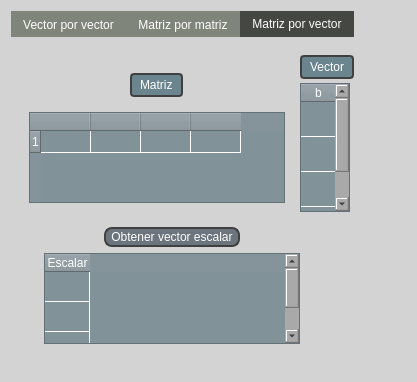
<?xml version="1.0" encoding="UTF-8"?>
<ui version="4.0">
 <class>main_widget</class>
 <widget class="QWidget" name="main_widget">
  <property name="geometry">
   <rect>
    <x>0</x>
    <y>0</y>
    <width>417</width>
    <height>382</height>
   </rect>
  </property>
  <property name="windowTitle">
   <string>Vectores</string>
  </property>
  <property name="windowIcon">
   <iconset resource="qrc_files/resources.qrc">
    <normaloff>:/icon/Images/math.ico</normaloff>:/icon/Images/math.ico</iconset>
  </property>
  <property name="styleSheet">
   <string notr="true">#main_widget{
background-color: #d3d3d3;
font: 700 9pt &quot;Calibri&quot;;
}
QTabWidget:pane{
background-color: #d3d3d3
}
#vector_x_vector_widget{
background-color: #d3d3d3;
}
#matrix_x_vector_widget{
background-color:#d3d3d3;
}
QTabBar::tab{
background-color: #80857C;
color: white;
}

QTabBar::tab:hover{
background-color: #B0B3AD
}

QTabBar::tab:selected{
background-color:#454742
}

QSpinBox{
color: white;
background-color: #6c757d;
}
QSpinBox:up-button{
image:url(:/icon/Images/arrow_upwards.png);
border-left:0.5px solid #fff;
subcontrol-position:right;
width: 20px;
height: 20px;
}
QSpinBox:down-button{
image:url(:/icon/Images/arrow_downwards.png);
border-right:0.5px solid #fff;
subcontrol-position:left;
width:20px;
height:20px
}
QSpinBox:up-button:hover{
background-color: #5c636f;
}
QSpinBox:down-button:hover{
background-color: #5c636f;
}
QPushButton{
border: 2px solid #404040;
border-radius: 8px;
padding: 1px 5px;
color: #fff;
background-color: #6c757d;
font: 700 9pt &quot;Calibri&quot;;
}

QPushButton:hover{
background-color: #5c636a;
}
QPushButton:pressed {
    border: 4px solid #c0c4c8 
}
QLabel {
    color: #fff;
 background-color: #6a858d; 
    border:2px solid #404040;        
    border-radius: 4px;           
    padding: 2.5px 5px;            
font: 700 9pt &quot;Calibri&quot;;
}

QTableWidget{
background-color: #819299; 
gridline-color: #fff;  
}

QHeaderView{
background-color: #85939a;
color:white;
font: 700 9pt &quot;Calibri&quot;;
}

QHeaderView::section {
background-color: #85939a;
}
QTableCornerButton::section {
background-color: #85939a;
}
QTableWidget::item{
color:#fff
}
QTableWidget::item::hover{
background-color: #B6BEC2
}
QScrollBar {
	background: #a9a9a9;
}</string>
  </property>
  <layout class="QVBoxLayout" name="verticalLayout">
   <item>
    <widget class="QTabWidget" name="tab_widget">
     <property name="currentIndex">
      <number>2</number>
     </property>
     <widget class="QWidget" name="vector_x_vector_widget">
      <attribute name="title">
       <string>Vector por vector</string>
      </attribute>
      <layout class="QVBoxLayout" name="verticalLayout_2" stretch="5,1">
       <property name="leftMargin">
        <number>0</number>
       </property>
       <property name="topMargin">
        <number>0</number>
       </property>
       <property name="rightMargin">
        <number>0</number>
       </property>
       <property name="bottomMargin">
        <number>0</number>
       </property>
       <item>
        <widget class="QWidget" name="vxv_options_widget" native="true">
         <layout class="QHBoxLayout" name="horizontalLayout">
          <property name="leftMargin">
           <number>0</number>
          </property>
          <item>
           <widget class="QWidget" name="vxv_matrix_vector_widget" native="true">
            <layout class="QVBoxLayout" name="verticalLayout_3" stretch="10,100">
             <item>
              <widget class="QWidget" name="vxv_spinbox_widget" native="true">
               <layout class="QVBoxLayout" name="verticalLayout_4">
                <property name="spacing">
                 <number>6</number>
                </property>
                <property name="leftMargin">
                 <number>9</number>
                </property>
                <property name="topMargin">
                 <number>9</number>
                </property>
                <property name="rightMargin">
                 <number>9</number>
                </property>
                <property name="bottomMargin">
                 <number>9</number>
                </property>
                <item alignment="Qt::AlignmentFlag::AlignHCenter">
                 <widget class="QLabel" name="vxv_row_label">
                  <property name="text">
                   <string>Fila de la columna</string>
                  </property>
                 </widget>
                </item>
                <item>
                 <widget class="QSpinBox" name="vxv_row_spinbox">
                  <property name="alignment">
                   <set>Qt::AlignmentFlag::AlignCenter</set>
                  </property>
                 </widget>
                </item>
               </layout>
              </widget>
             </item>
             <item>
              <widget class="QWidget" name="vxv_row_vector_widget" native="true">
               <property name="styleSheet">
                <string notr="true">QTabBar:tab{
max-width:10px;
}</string>
               </property>
               <layout class="QVBoxLayout" name="verticalLayout_5">
                <property name="leftMargin">
                 <number>0</number>
                </property>
                <property name="topMargin">
                 <number>0</number>
                </property>
                <property name="rightMargin">
                 <number>0</number>
                </property>
                <property name="bottomMargin">
                 <number>0</number>
                </property>
                <item alignment="Qt::AlignmentFlag::AlignTop">
                 <widget class="QTableWidget" name="vxv_row_vector">
                  <property name="maximumSize">
                   <size>
                    <width>16777215</width>
                    <height>16777215</height>
                   </size>
                  </property>
                  <property name="styleSheet">
                   <string notr="true"/>
                  </property>
                  <property name="gridStyle">
                   <enum>Qt::PenStyle::SolidLine</enum>
                  </property>
                  <attribute name="horizontalHeaderVisible">
                   <bool>true</bool>
                  </attribute>
                  <attribute name="horizontalHeaderMinimumSectionSize">
                   <number>10</number>
                  </attribute>
                  <attribute name="horizontalHeaderDefaultSectionSize">
                   <number>50</number>
                  </attribute>
                  <attribute name="horizontalHeaderHighlightSections">
                   <bool>false</bool>
                  </attribute>
                  <attribute name="verticalHeaderVisible">
                   <bool>true</bool>
                  </attribute>
                  <attribute name="verticalHeaderDefaultSectionSize">
                   <number>22</number>
                  </attribute>
                  <attribute name="verticalHeaderShowSortIndicator" stdset="0">
                   <bool>false</bool>
                  </attribute>
                  <row/>
                  <column>
                   <property name="text">
                    <string/>
                   </property>
                  </column>
                  <column>
                   <property name="text">
                    <string/>
                   </property>
                  </column>
                  <column>
                   <property name="text">
                    <string/>
                   </property>
                  </column>
                  <column>
                   <property name="text">
                    <string/>
                   </property>
                  </column>
                  <item row="0" column="0">
                   <property name="text">
                    <string/>
                   </property>
                  </item>
                 </widget>
                </item>
               </layout>
              </widget>
             </item>
            </layout>
           </widget>
          </item>
          <item>
           <widget class="QWidget" name="vxv_column_vector_widget" native="true">
            <layout class="QVBoxLayout" name="verticalLayout_6">
             <property name="leftMargin">
              <number>0</number>
             </property>
             <property name="topMargin">
              <number>0</number>
             </property>
             <property name="rightMargin">
              <number>0</number>
             </property>
             <property name="bottomMargin">
              <number>0</number>
             </property>
             <item alignment="Qt::AlignmentFlag::AlignLeft">
              <widget class="QLabel" name="vxv_column_vector_label">
               <property name="text">
                <string>Vector</string>
               </property>
              </widget>
             </item>
             <item>
              <widget class="QTableWidget" name="vxv_column_vector">
               <property name="maximumSize">
                <size>
                 <width>50</width>
                 <height>16777215</height>
                </size>
               </property>
               <attribute name="horizontalHeaderVisible">
                <bool>true</bool>
               </attribute>
               <attribute name="horizontalHeaderMinimumSectionSize">
                <number>10</number>
               </attribute>
               <attribute name="horizontalHeaderDefaultSectionSize">
                <number>35</number>
               </attribute>
               <attribute name="horizontalHeaderHighlightSections">
                <bool>true</bool>
               </attribute>
               <attribute name="verticalHeaderVisible">
                <bool>false</bool>
               </attribute>
               <attribute name="verticalHeaderCascadingSectionResizes">
                <bool>false</bool>
               </attribute>
               <attribute name="verticalHeaderMinimumSectionSize">
                <number>35</number>
               </attribute>
               <attribute name="verticalHeaderDefaultSectionSize">
                <number>35</number>
               </attribute>
               <attribute name="verticalHeaderShowSortIndicator" stdset="0">
                <bool>false</bool>
               </attribute>
               <row>
                <property name="text">
                 <string>Nueva fila</string>
                </property>
               </row>
               <row>
                <property name="text">
                 <string>Nueva fila</string>
                </property>
               </row>
               <row>
                <property name="text">
                 <string>Nueva fila</string>
                </property>
               </row>
               <row>
                <property name="text">
                 <string>Nueva fila</string>
                </property>
               </row>
               <column>
                <property name="text">
                 <string>b</string>
                </property>
               </column>
              </widget>
             </item>
            </layout>
           </widget>
          </item>
         </layout>
        </widget>
       </item>
       <item>
        <widget class="QWidget" name="vxv_solution_widget" native="true">
         <layout class="QHBoxLayout" name="horizontalLayout_2" stretch="5,100">
          <property name="topMargin">
           <number>0</number>
          </property>
          <item>
           <widget class="QWidget" name="vxv_solution_options" native="true">
            <layout class="QHBoxLayout" name="horizontalLayout_3">
             <property name="topMargin">
              <number>0</number>
             </property>
             <item alignment="Qt::AlignmentFlag::AlignLeft">
              <widget class="QPushButton" name="vxv_solve_scalar_button">
               <property name="text">
                <string>Obtener escalar</string>
               </property>
              </widget>
             </item>
             <item alignment="Qt::AlignmentFlag::AlignLeft">
              <widget class="QLabel" name="vxv_scalar_label">
               <property name="maximumSize">
                <size>
                 <width>16777215</width>
                 <height>24</height>
                </size>
               </property>
               <property name="text">
                <string>Valor</string>
               </property>
               <property name="alignment">
                <set>Qt::AlignmentFlag::AlignCenter</set>
               </property>
              </widget>
             </item>
            </layout>
           </widget>
          </item>
          <item>
           <spacer name="vxv_horizontal_spacer">
            <property name="orientation">
             <enum>Qt::Orientation::Horizontal</enum>
            </property>
            <property name="sizeHint" stdset="0">
             <size>
              <width>40</width>
              <height>20</height>
             </size>
            </property>
           </spacer>
          </item>
         </layout>
        </widget>
       </item>
      </layout>
     </widget>
     <widget class="QWidget" name="matrix_x_matrix_widget">
      <attribute name="title">
       <string>Matriz por matriz</string>
      </attribute>
     </widget>
     <widget class="QWidget" name="matrix_x_vector_widget">
      <property name="accessibleName">
       <string>asd</string>
      </property>
      <attribute name="title">
       <string>Matriz por vector</string>
      </attribute>
      <layout class="QVBoxLayout" name="verticalLayout_7">
       <item>
        <widget class="QWidget" name="mxv_options_widget" native="true">
         <layout class="QHBoxLayout" name="horizontalLayout_6">
          <property name="leftMargin">
           <number>0</number>
          </property>
          <item>
           <widget class="QWidget" name="mxv_matrix_vector_widget" native="true">
            <layout class="QVBoxLayout" name="verticalLayout_8" stretch="10,100">
             <item>
              <widget class="QWidget" name="mxv_spinbox_widget" native="true">
               <layout class="QVBoxLayout" name="verticalLayout_9">
                <property name="spacing">
                 <number>6</number>
                </property>
                <property name="leftMargin">
                 <number>9</number>
                </property>
                <property name="topMargin">
                 <number>9</number>
                </property>
                <property name="rightMargin">
                 <number>9</number>
                </property>
                <property name="bottomMargin">
                 <number>9</number>
                </property>
                <item alignment="Qt::AlignmentFlag::AlignHCenter">
                 <widget class="QLabel" name="mxv_row_label">
                  <property name="text">
                   <string>Matriz</string>
                  </property>
                 </widget>
                </item>
               </layout>
              </widget>
             </item>
             <item>
              <widget class="QWidget" name="mxv_row_vector_widget" native="true">
               <property name="styleSheet">
                <string notr="true">QTabBar:tab{
max-width:10px;
}</string>
               </property>
               <layout class="QVBoxLayout" name="verticalLayout_10">
                <property name="leftMargin">
                 <number>0</number>
                </property>
                <property name="topMargin">
                 <number>0</number>
                </property>
                <property name="rightMargin">
                 <number>0</number>
                </property>
                <property name="bottomMargin">
                 <number>0</number>
                </property>
                <item>
                 <widget class="QTableWidget" name="mxv_row_vector">
                  <property name="maximumSize">
                   <size>
                    <width>16777215</width>
                    <height>16777215</height>
                   </size>
                  </property>
                  <property name="styleSheet">
                   <string notr="true">QTableWidget:item{
max-width:10px;
}</string>
                  </property>
                  <property name="gridStyle">
                   <enum>Qt::PenStyle::SolidLine</enum>
                  </property>
                  <attribute name="horizontalHeaderVisible">
                   <bool>true</bool>
                  </attribute>
                  <attribute name="horizontalHeaderMinimumSectionSize">
                   <number>10</number>
                  </attribute>
                  <attribute name="horizontalHeaderDefaultSectionSize">
                   <number>50</number>
                  </attribute>
                  <attribute name="horizontalHeaderHighlightSections">
                   <bool>false</bool>
                  </attribute>
                  <attribute name="verticalHeaderVisible">
                   <bool>true</bool>
                  </attribute>
                  <attribute name="verticalHeaderDefaultSectionSize">
                   <number>22</number>
                  </attribute>
                  <attribute name="verticalHeaderShowSortIndicator" stdset="0">
                   <bool>false</bool>
                  </attribute>
                  <row/>
                  <column>
                   <property name="text">
                    <string/>
                   </property>
                  </column>
                  <column>
                   <property name="text">
                    <string/>
                   </property>
                  </column>
                  <column>
                   <property name="text">
                    <string/>
                   </property>
                  </column>
                  <column>
                   <property name="text">
                    <string/>
                   </property>
                  </column>
                  <item row="0" column="0">
                   <property name="text">
                    <string/>
                   </property>
                  </item>
                 </widget>
                </item>
               </layout>
              </widget>
             </item>
            </layout>
           </widget>
          </item>
          <item>
           <widget class="QWidget" name="mxv_column_vector_widget" native="true">
            <layout class="QVBoxLayout" name="verticalLayout_11">
             <property name="spacing">
              <number>4</number>
             </property>
             <property name="leftMargin">
              <number>0</number>
             </property>
             <property name="topMargin">
              <number>0</number>
             </property>
             <property name="rightMargin">
              <number>0</number>
             </property>
             <property name="bottomMargin">
              <number>0</number>
             </property>
             <item alignment="Qt::AlignmentFlag::AlignLeft">
              <widget class="QLabel" name="label">
               <property name="text">
                <string>Vector</string>
               </property>
              </widget>
             </item>
             <item>
              <widget class="QTableWidget" name="mxv_column_vector">
               <property name="maximumSize">
                <size>
                 <width>50</width>
                 <height>16777215</height>
                </size>
               </property>
               <attribute name="horizontalHeaderVisible">
                <bool>true</bool>
               </attribute>
               <attribute name="horizontalHeaderMinimumSectionSize">
                <number>10</number>
               </attribute>
               <attribute name="horizontalHeaderDefaultSectionSize">
                <number>35</number>
               </attribute>
               <attribute name="horizontalHeaderHighlightSections">
                <bool>true</bool>
               </attribute>
               <attribute name="verticalHeaderVisible">
                <bool>false</bool>
               </attribute>
               <attribute name="verticalHeaderCascadingSectionResizes">
                <bool>false</bool>
               </attribute>
               <attribute name="verticalHeaderMinimumSectionSize">
                <number>35</number>
               </attribute>
               <attribute name="verticalHeaderDefaultSectionSize">
                <number>35</number>
               </attribute>
               <attribute name="verticalHeaderShowSortIndicator" stdset="0">
                <bool>false</bool>
               </attribute>
               <row>
                <property name="text">
                 <string>Nueva fila</string>
                </property>
               </row>
               <row>
                <property name="text">
                 <string>Nueva fila</string>
                </property>
               </row>
               <row>
                <property name="text">
                 <string>Nueva fila</string>
                </property>
               </row>
               <row>
                <property name="text">
                 <string>Nueva fila</string>
                </property>
               </row>
               <column>
                <property name="text">
                 <string>b</string>
                </property>
               </column>
              </widget>
             </item>
            </layout>
           </widget>
          </item>
         </layout>
        </widget>
       </item>
       <item>
        <widget class="QWidget" name="mxv_solution_widget" native="true">
         <layout class="QHBoxLayout" name="horizontalLayout_4" stretch="100,25">
          <property name="topMargin">
           <number>0</number>
          </property>
          <item>
           <widget class="QWidget" name="mxv_solution_options" native="true">
            <layout class="QVBoxLayout" name="verticalLayout_12">
             <property name="topMargin">
              <number>0</number>
             </property>
             <item alignment="Qt::AlignmentFlag::AlignHCenter">
              <widget class="QPushButton" name="mxv_solve_scalar_button">
               <property name="text">
                <string>Obtener vector escalar</string>
               </property>
              </widget>
             </item>
             <item alignment="Qt::AlignmentFlag::AlignHCenter">
              <widget class="QTableWidget" name="tableWidget">
               <property name="styleSheet">
                <string notr="true">max-width: 4em;</string>
               </property>
               <attribute name="horizontalHeaderVisible">
                <bool>true</bool>
               </attribute>
               <attribute name="horizontalHeaderCascadingSectionResizes">
                <bool>false</bool>
               </attribute>
               <attribute name="horizontalHeaderDefaultSectionSize">
                <number>45</number>
               </attribute>
               <attribute name="verticalHeaderVisible">
                <bool>false</bool>
               </attribute>
               <attribute name="verticalHeaderCascadingSectionResizes">
                <bool>false</bool>
               </attribute>
               <row>
                <property name="text">
                 <string>Nueva fila</string>
                </property>
               </row>
               <row>
                <property name="text">
                 <string>Nueva fila</string>
                </property>
               </row>
               <row>
                <property name="text">
                 <string>Nueva fila</string>
                </property>
               </row>
               <column>
                <property name="text">
                 <string>Escalar</string>
                </property>
               </column>
              </widget>
             </item>
            </layout>
           </widget>
          </item>
          <item>
           <spacer name="mxv_horizontal_spacer">
            <property name="orientation">
             <enum>Qt::Orientation::Horizontal</enum>
            </property>
            <property name="sizeHint" stdset="0">
             <size>
              <width>40</width>
              <height>20</height>
             </size>
            </property>
           </spacer>
          </item>
         </layout>
        </widget>
       </item>
      </layout>
     </widget>
    </widget>
   </item>
  </layout>
 </widget>
 <resources>
  <include location="qrc_files/resources.qrc"/>
 </resources>
 <connections/>
</ui>
